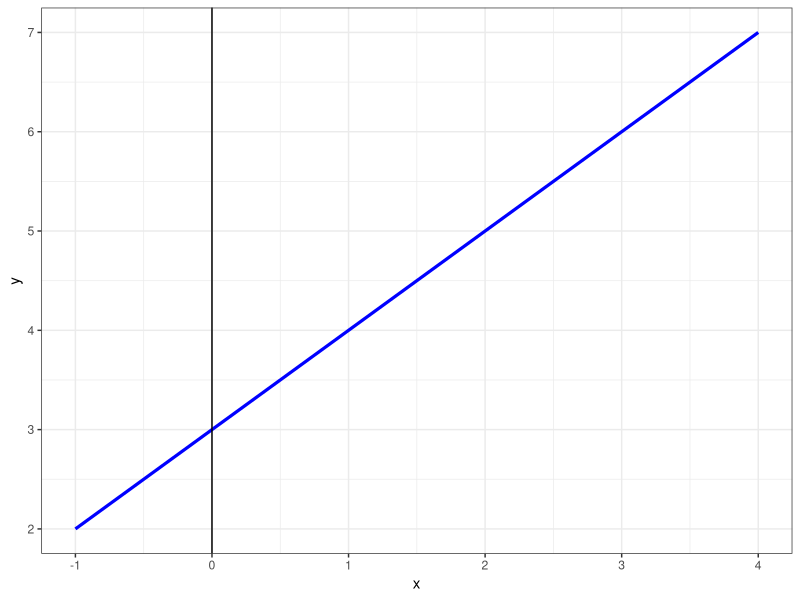
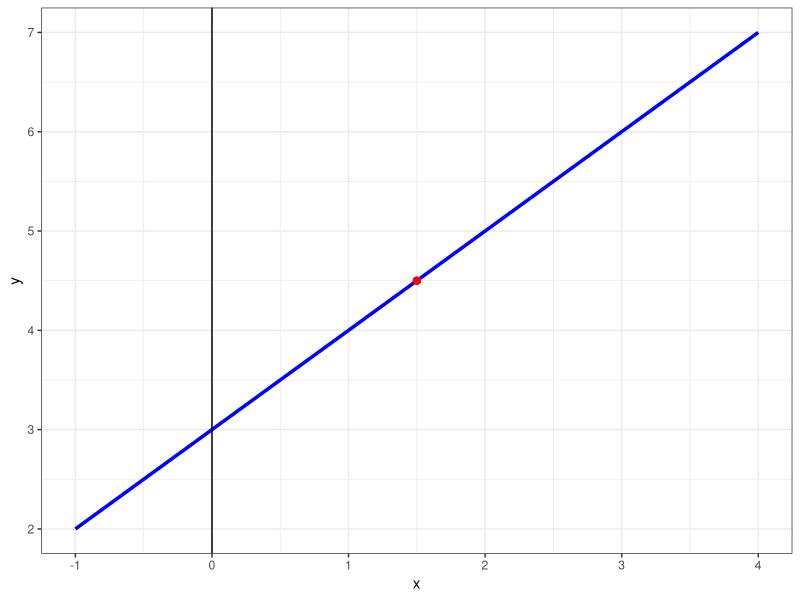
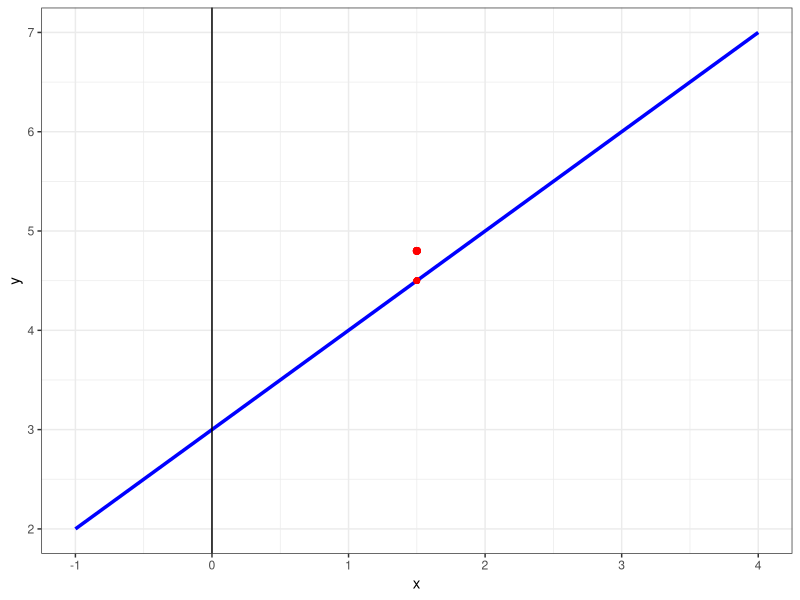
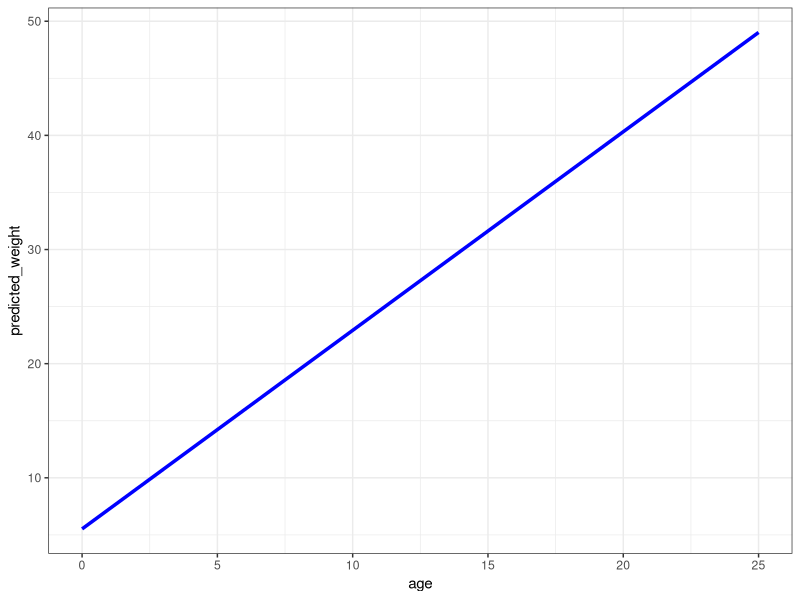
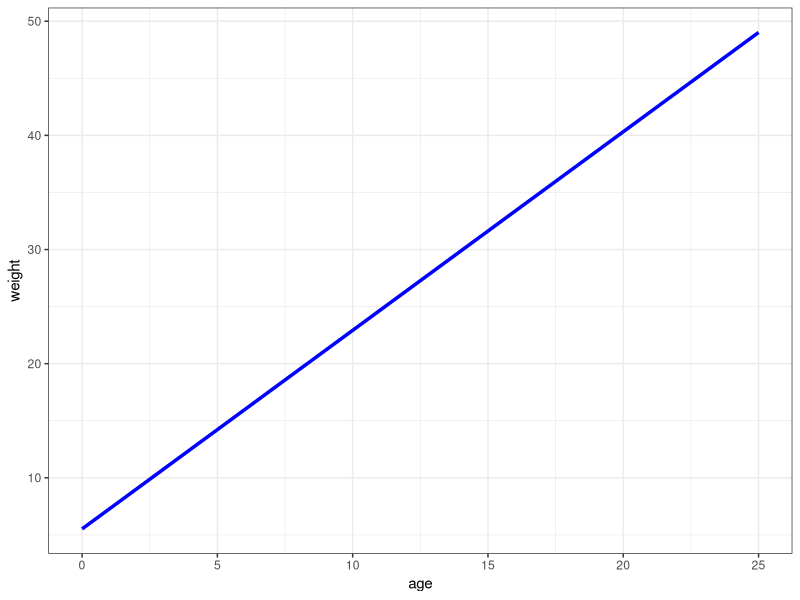
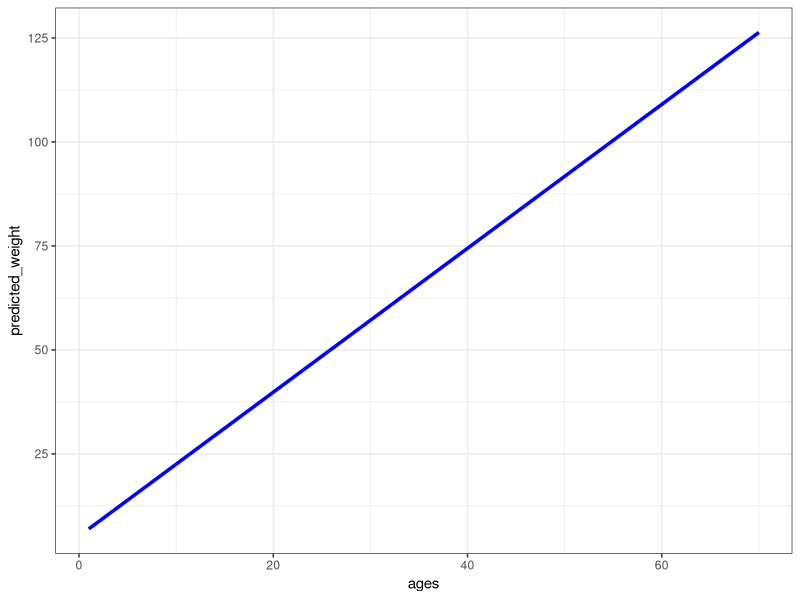
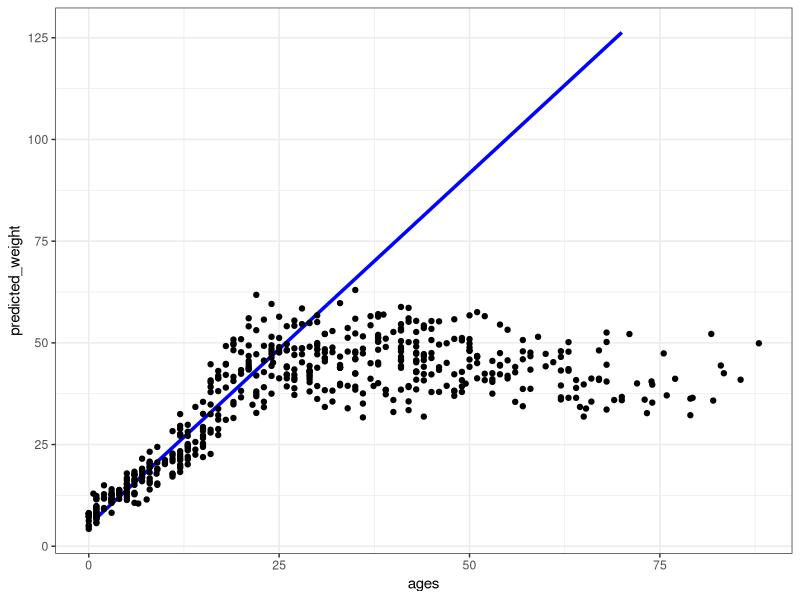
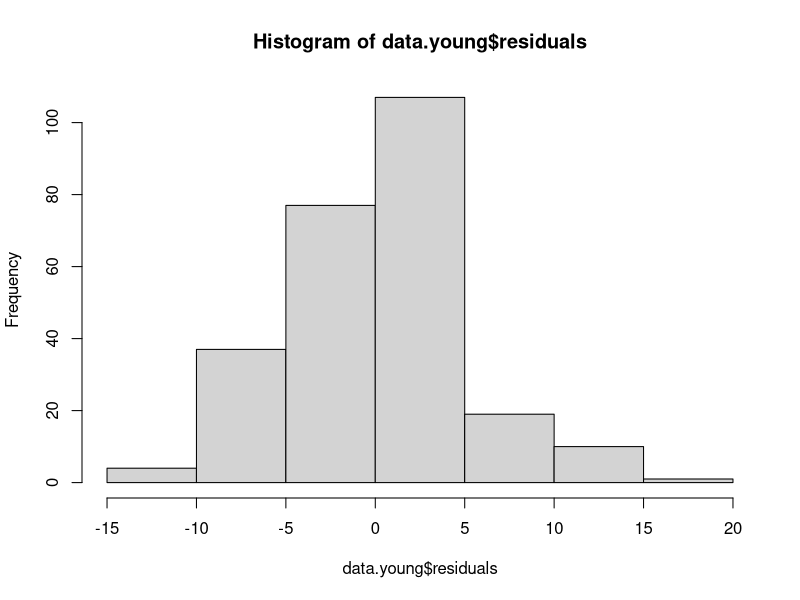

The R script that drew these images, in order:
## ---- chunk 1
knitr::opts_chunk$set(fig.width=3, fig.height=2.5)
library(ggplot2)
library(reshape2)
library(dplyr)
library(stats)
## ---- chunk 2
x <- -1:4
y <- 3+1*(x)
ggplot(data.frame(x,y),aes(x=x,y=y))+
  geom_line(size=1.1,color="blue")+
  theme_bw()+
  geom_vline(xintercept = 0)
## ---- chunk 3
x <- -1:4
y <- 3+1*(x)
ggplot(data.frame(x,y),aes(x=x,y=y))+
  geom_line(size=1.2,color="blue")+
  theme_bw()+
  geom_vline(xintercept = 0)+
  geom_point(size=2,colour="red",aes(x=1.5,y=4.5))
## ---- chunk 4
x <- -1:4
y <- 3+1*(x)
ggplot(data.frame(x,y),aes(x=x,y=y))+
  geom_line(size=1.2,color="blue")+
  theme_bw()+
  geom_vline(xintercept = 0)+
  geom_point(size=1.6,colour="red",aes(x=1.5,y=4.5))+
  geom_point(size=2,colour="red",aes(x=1.5,y=4.8))
## ---- chunk 5
data <- read.table("Howell.csv", header = T,sep=",")
data <- data[,-1]
data$Gender <- ifelse(data$male==1,"Male","Female")
head(data)
# Linear model to predict weight from age
# Subsetting for age <= 25
data.young <- subset(data,age<=25)
# For people <=25 years of age, 
# I assume weight increases linearly with age
model1 <- lm(weight~age,data=data.young)
model1
summary(model1)
## ---- chunk 6
# Let us generate predictions from this model
head(predict(model1))
data.young$predicted_weight <- predict(model1)
head(data.young)
# Let us plot the predicted weight
ggplot(data=data.young,aes(x=age,y=predicted_weight))+
  geom_line(size=1.2,color="blue")+
  theme_bw()

ggplot(data=data.young,aes(x=age,y=weight))+
  geom_smooth(method="lm",formula=y~x,size=1.2,color="blue",se=F)+
  theme_bw()

# You can manually generate model predictions
summary(model1)$coefficients
ages <- 1:70
newdata <- data.frame(ages)
newdata$predicted_weight <- 5.22+1.73*ages
head(newdata)

ggplot(data=newdata,aes(x=ages,y=predicted_weight))+
  geom_line(size=1.2,color="blue")+
  theme_bw()

ggplot(data=newdata,aes(x=ages,y=predicted_weight))+
  geom_line(size=1.2,color="blue")+
  theme_bw()+
  geom_point(data=data,aes(x=age,y=weight))


#Check the distribution of residuals
data.young$residuals <- data.young$weight - data.young$predicted_weight
hist(data.young$residuals)
## ---- chunk 7
model2 <- lm(weight~age+height,data=data.young)
model2
summary(model2)
# Center the predictors
data.young$c_age <- scale(data.young$age)
data.young$c_height <- scale(data.young$height)
head(data.young)
model2 <- lm(weight~c_age+c_height,data=data.young)
model2
summary(model2)
## ---- chunk 8
ggplot(data=data.young,aes(x=age,y=weight,colour=Gender))+
  geom_smooth(method="lm",formula=y~x,size=1.2,se=F)+
  theme_bw()
## ---- chunk 9
data.young$gender <- ifelse(data.young$Gender=="Male",0,1) 
model3 <- lm(weight~c_age+gender+c_age*gender,data=data.young)
model3
summary(model3)
## ---- chunk 10
hindi <- read.table("Hindi-word-recognition-data.csv",sep=",",header=T)
head(hindi)
## ---- chunk 11
covid <- read.table("COVID19data.csv",sep=",",header=T)
covid <- subset(covid,year==2020)[,c(4,6,7,8,10)]
head(covid)
m1 <- lm(cases~month,data=covid)
summary(m1)
hist(covid$cases-predict(m1))
#However, residuals are not normally distributed, we will review this problem in generalized linear models. Ignore it for now.

ggplot(covid,aes(x=month,y=cases))+
  geom_smooth(method="lm",size=1.1,se=F)+theme_bw()

ggplot(covid,aes(x=month,y=cases))+
  geom_smooth(method="lm",size=1.1,se=F)+theme_bw()+
  facet_wrap(~continentExp)

ggplot(subset(covid,country %in% c("India","Germany","Japan")),aes(x=month,y=cases))+
  geom_smooth(method="lm",size=1.1,se=F)+theme_bw()+
  facet_wrap(~country)
## ---- chunk 12
library(lme4)
m2 <- lmer(cases ~ month+(1+month|country),data=covid)
summary(m2)
## ---- chunk 13
library(lattice)
dotplot(ranef(m2,condVar=TRUE))
## ---- chunk 14
m3 <- glmer(cases ~ month+(month|country),data=subset(covid,cases>0),family=poisson())
summary(m3)
## ---- chunk 15
#m4 <- glmer(cases ~ month+(1|country)+(1|continentExp),data=subset(covid,cases>0))
#summary(m4)
## ---- chunk 16
observed_sample <- rnorm(100,5.3,0.5)
hist(observed_sample)
#Null hypothesis
mu_population <- 5
#repeated sampling
samples <- data.frame(matrix(ncol=2,nrow=1000))
colnames(samples) <- c("sample_id","mean_height")
for(i in 1:1000){
  h <- rnorm(100,mu_population,5)
  samples[i,] <- c(i,mean(h))
}
hist(samples$mean_height)
sd(samples$mean_height)
pvalue <- length(which(samples$mean_height>=mean(observed_sample)))/1000
pvalue
#We cannot reject the null hypothesis
#What if null hypothesis is that avergae height is 4
samples <- data.frame(matrix(ncol=2,nrow=1000))
colnames(samples) <- c("sample_id","mean_height")
for(i in 1:1000){
  h <- rnorm(100,4,5)
  samples[i,] <- c(i,mean(h))
}
hist(samples$mean_height)
sd(samples$mean_height)
pvalue <- length(which(samples$mean_height>=mean(observed_sample)))/1000
pvalue
# Reject the null
## ---- chunk 17
observed_sample <- rnorm(100,5.3,0.5)
hist(observed_sample)
#Null hypothesis
mu_population <- 4
x <- seq(2,8,length=1000)
plot(x,dnorm(x,4,0.5))

pvalue <- 1-pnorm(mean(observed_sample),mean=4,sd=0.5)
pvalue
# Reject the null
## ---- chunk 18
summary(model3)
## ---- chunk 19
m_full <- glmer(cases ~ month+(month|country),
                data=subset(covid,cases>0),
                family=poisson())
summary(m_full)
m_contrained <- glmer(cases ~ month+(1|country),
                      data=subset(covid,cases>0),
                      family=poisson())
summary(m_contrained)

m_null <- glm(cases ~ month,
                      data=subset(covid,cases>0),
                      family=poisson())
summary(m_null)

anova(m_full,m_contrained,m_null)
anova(m_full,m_contrained)
## ---- chunk 20
sigma1 <- 2
sigma2 <- 0.4
intercept <- 3
slope <- 2
ngroup <- 50
u1 <- intercept + rnorm(ngroup,0,sigma1)
u2 <- slope + rnorm(ngroup,0,sigma2)
predictor <- rnorm(100,10,5)
fakedata <- data.frame(matrix(ncol=3,nrow=0))
colnames(fakedata) <- c("group","predictor","outcome")
for(i in 1:50){
  outcome <- u1[i]+u2[i]*predictor
  fakedata <- rbind(fakedata,data.frame(group=rep(i,100),predictor,outcome))
}
head(fakedata)
